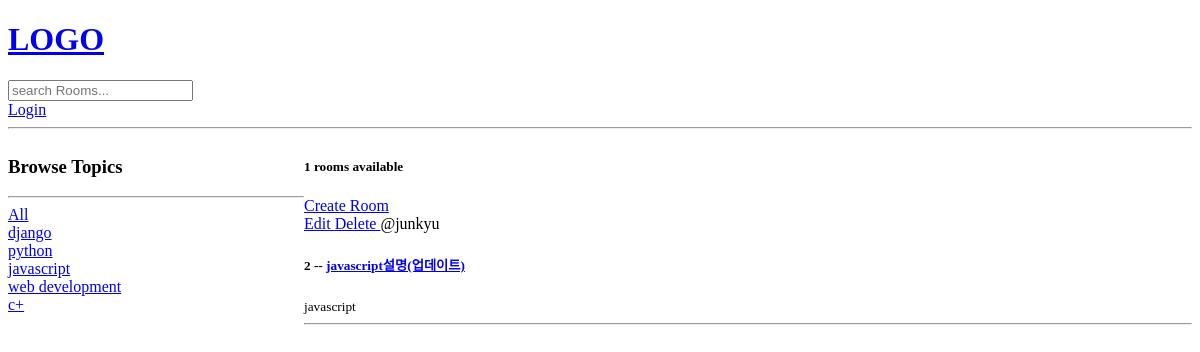
The app's page /?q=javascript, older data.
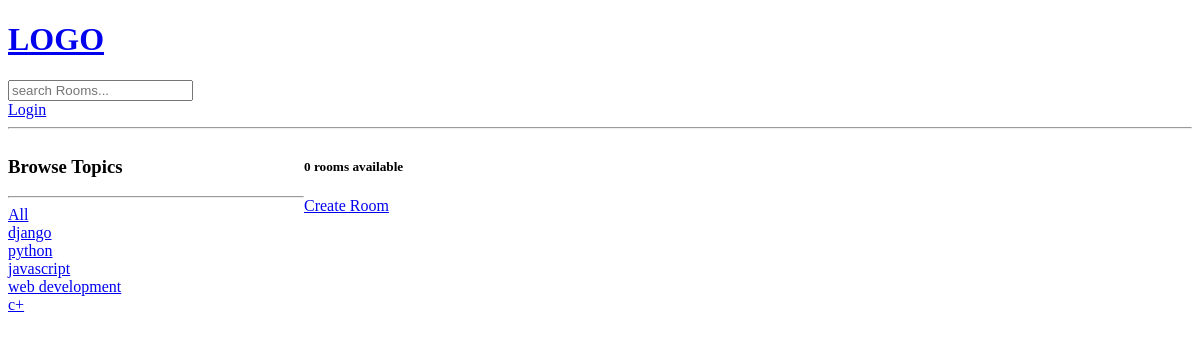
The same page, newer data.
### discord/models.py (models this page shows, shortened)
class Topic(models.Model):
    name = models.CharField(max_length=200)

class Room(models.Model):
    host = models.ForeignKey(User, on_delete=models.SET_NULL, null=True)
    topic = models.ForeignKey(Topic, on_delete=models.SET_NULL, null=True)
    name = models.CharField(max_length=200)
    description = models.TextField(null=True, blank=True)
    updated = models.DateTimeField(auto_now=True)
    created = models.TimeField(auto_now_add=True)
    class meta:
        ordering = ['updated','created']

### discord/views.py (the view)
# urls.py: path('', views.home, name = "home"),
def home(request):
    q = request.GET.get('q') if request.GET.get('q') != None else ''
    rooms = Room.objects.filter(
        Q(topic__name__icontains=q) |
        Q(name__icontains=q) |
        Q(description__icontains=q)
    )
    topics = Topic.objects.all()
    room_count = rooms.count()
    context = {'rooms':rooms, 'topics':topics, 'room_count':room_count}
    return render(request, 'base/home.html', context)

### discord/templates/base/home.html (shortened to what this page needs)
{% extends 'main.html' %}
{% block content %}
<div class = "home-container">
  <div>
    <h3>Browse Topics</h3>
    <hr>
    <div>
      <a href="{%url 'home' %}">All</a>
    </div>
    {% for topic in topics %}
      <div>
        <a href="{%url 'home' %}?q={{topic.name}}">{{topic.name}}</a>
      </div>
    {% endfor %}
  </div>
  <div>
      <div>
        <h5> {{room_count}} rooms available </h5>
        <a href="{% url 'create-room' %}"> Create Room </a>
        <div>
          {%for room in rooms %}
            <div>
              <a href="{% url 'update-room' room.id %}"> Edit </a>
              <a href="{% url 'delete-room' room.id %}"> Delete </a>
              <span>@{{room.host.username}}</span>
              <h5>{{room.id}} -- <a href ="{% url 'room' room.id%}">{{room.name}}</a></h5>
              <small>{{room.topic.name}}</small>
              <hr>
            </div>
          {% endfor %}
        </div>
    </div>
  </div>
{% endblock %}

Row changes from the older to the newer data that the page shows:
removed Room: host.username "junkyu", id "2", name "javascript설명(업데이트)", topic.name "javascript"
Text that changed along with them:
{{ room_count }}: "1" → "0"
